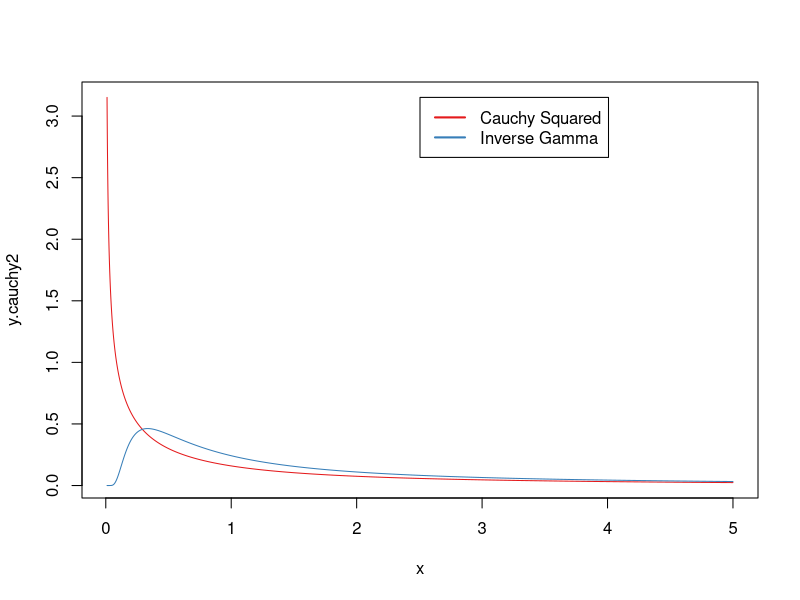
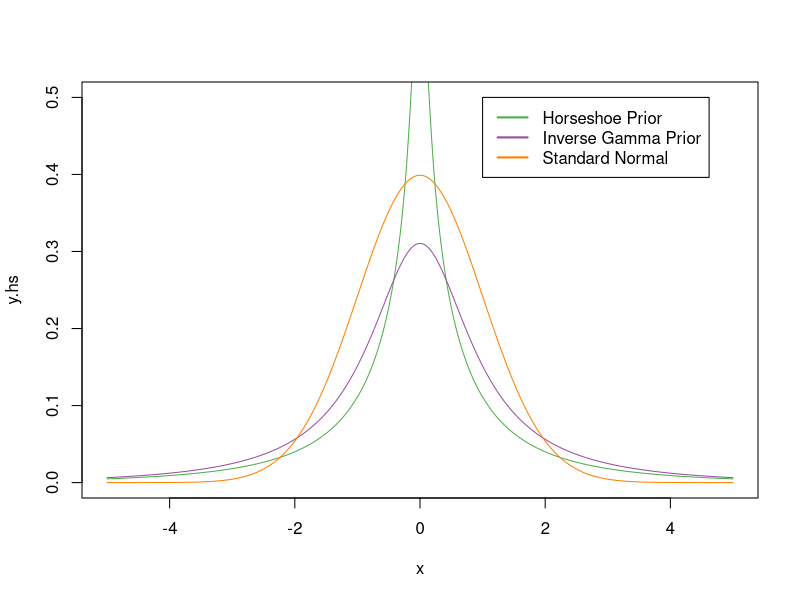

Source code (R) for these figures, in order:
library(RColorBrewer)

# Get a good looking color palette
mycolors <- brewer.pal(8, "Set1")

# Density of the square of a Cauchy random variable
dcauchy2 <- function(x) {
    return(
      (x >= 0) * (1 / sqrt(x)) / (pi * (1 + x))
    )
}

# Density of Inverse Gamma
dinvgam <- function(x) {
  shape <- 0.5
  rate <- 0.5
  return(
    (x >= 0) * dgamma(1/x, shape=shape, rate=rate) / x^2
  )
}

# Plot Cauchy squared versus inverse Gamma
x <- seq(.01, 5, by=.001)
y.cauchy2 <- dcauchy2(x)
y.ig <- dinvgam(x)
plot(x, y.cauchy2, type="l", col=mycolors[1])
lines(x, y.ig, type="l", col=mycolors[2])
legend(x=median(x),y=max(y.cauchy2, y.ig),
       legend=c("Cauchy Squared", "Inverse Gamma"),
       col=mycolors[1:2], lty="solid", lwd=2)


# Marginal density of the horseshoe prior
dhorseshoe <- function(x) {
  # Numerically integrate over lambda for the given x
  lbound <- .01
  rbound <- 20
  step <- .01
  total <- 0
  for (lambda in seq(lbound,rbound,by=step)) {
    total <- total + dnorm(x=x, sd=sqrt(lambda)) * dcauchy2(lambda)
  }
  total[x==0] <- NA
  return(total * step)
}

# Marginal density of the normal-inverse gamma prior
digprior <- function(x) {
  # Numerically integrate over lambda for the given x
  lbound <- .01
  rbound <- 20
  step <- .01
  total <- 0
  for (lambda in seq(lbound,rbound,by=step)) {
    total <- total + dnorm(x=x, sd=sqrt(lambda)) * dinvgam(lambda)
  }
  return(total * step)
}

x <- seq(-5,5,by=.001)
y.hs <- dhorseshoe(x)
y.igprior <- digprior(x)
y.norm <- dnorm(x, sd=1)

plot(x,y.hs,type="l", col=mycolors[3],
     ylim=c(0,0.5))
points(x,y.igprior,type="l",col=mycolors[4])
points(x,y.norm,type="l",col=mycolors[5])
legend(x=1, y=0.5,
       legend=c("Horseshoe Prior", "Inverse Gamma Prior", "Standard Normal"),
       col=mycolors[3:5], lty="solid", lwd=2)